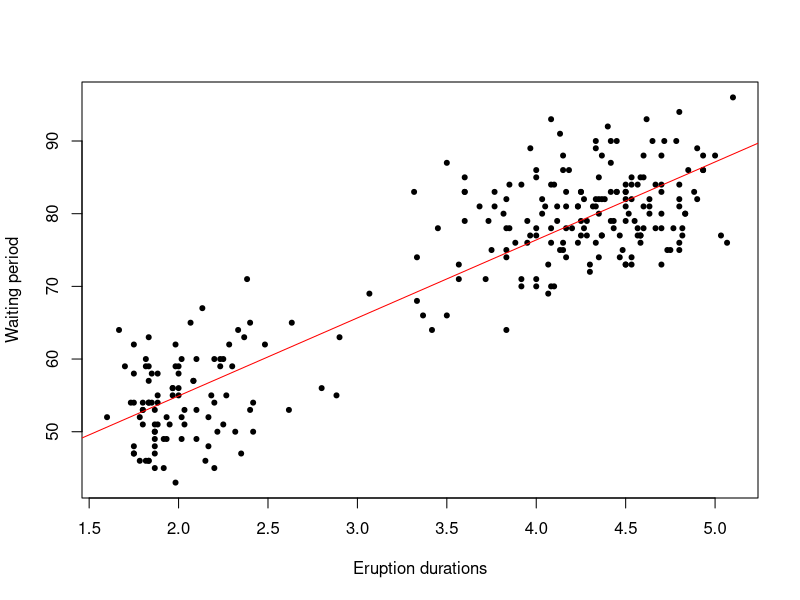

R code for this plot:
duration = faithful$eruptions
waiting = faithful$waiting
plot(duration, waiting, 
     xlab="Eruption durations", ylab="Waiting period", pch=20)
abline(lm(waiting~duration), col="red")
